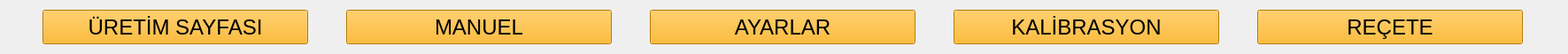
   <widget class="QWidget" name="layoutWidget">
    <property name="geometry">
     <rect>
      <x>180</x>
      <y>30</y>
      <width>1771</width>
      <height>61</height>
     </rect>
    </property>
    <layout class="QHBoxLayout" name="horizontalLayout">
     <item>
      <widget class="QPushButton" name="uretim_menu">
       <property name="maximumSize">
        <size>
         <width>300</width>
         <height>100</height>
        </size>
       </property>
       <property name="font">
        <font>
         <pointsize>18</pointsize>
        </font>
       </property>
       <property name="styleSheet">
        <string notr="true">background-color: rgb(255, 170, 0);</string>
       </property>
       <property name="text">
        <string>ÜRETİM SAYFASI</string>
       </property>
      </widget>
     </item>
     <item>
      <widget class="QPushButton" name="manuel_menu">
       <property name="maximumSize">
        <size>
         <width>300</width>
         <height>100</height>
        </size>
       </property>
       <property name="font">
        <font>
         <pointsize>18</pointsize>
        </font>
       </property>
       <property name="styleSheet">
        <string notr="true">background-color: rgb(255, 170, 0);</string>
       </property>
       <property name="text">
        <string>MANUEL</string>
       </property>
      </widget>
     </item>
     <item>
      <widget class="QPushButton" name="ayarlar_menu">
       <property name="maximumSize">
        <size>
         <width>300</width>
         <height>100</height>
        </size>
       </property>
       <property name="font">
        <font>
         <pointsize>18</pointsize>
        </font>
       </property>
       <property name="styleSheet">
        <string notr="true">background-color: rgb(255, 170, 0);</string>
       </property>
       <property name="text">
        <string>AYARLAR</string>
       </property>
      </widget>
     </item>
     <item>
      <widget class="QPushButton" name="kalibrasyon_menu">
       <property name="maximumSize">
        <size>
         <width>300</width>
         <height>100</height>
        </size>
       </property>
       <property name="font">
        <font>
         <pointsize>18</pointsize>
        </font>
       </property>
       <property name="styleSheet">
        <string notr="true">background-color: rgb(255, 170, 0);</string>
       </property>
       <property name="text">
        <string>KALİBRASYON</string>
       </property>
      </widget>
     </item>
     <item>
      <widget class="QPushButton" name="recete_menu">
       <property name="maximumSize">
        <size>
         <width>300</width>
         <height>100</height>
        </size>
       </property>
       <property name="font">
        <font>
         <pointsize>18</pointsize>
        </font>
       </property>
       <property name="styleSheet">
        <string notr="true">background-color: rgb(255, 170, 0);</string>
       </property>
       <property name="text">
        <string>REÇETE</string>
       </property>
      </widget>
     </item>
    </layout>
   </widget>
